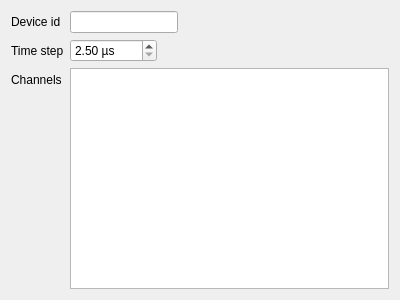
<?xml version="1.0" encoding="UTF-8"?>
<ui version="4.0">
 <class>NI6738Editor</class>
 <widget class="QWidget" name="NI6738Editor">
  <property name="geometry">
   <rect>
    <x>0</x>
    <y>0</y>
    <width>400</width>
    <height>300</height>
   </rect>
  </property>
  <property name="windowTitle">
   <string>Form</string>
  </property>
  <layout class="QHBoxLayout" name="horizontalLayout" stretch="1">
   <item>
    <layout class="QFormLayout" name="formLayout">
     <item row="0" column="0">
      <widget class="QLabel" name="label">
       <property name="text">
        <string>Device id</string>
       </property>
      </widget>
     </item>
     <item row="1" column="0">
      <widget class="QLabel" name="label_2">
       <property name="text">
        <string>Time step</string>
       </property>
      </widget>
     </item>
     <item row="0" column="1">
      <layout class="QHBoxLayout" name="horizontalLayout_2" stretch="0,1">
       <property name="spacing">
        <number>0</number>
       </property>
       <item>
        <widget class="QLineEdit" name="device_id_line_edit"/>
       </item>
       <item>
        <spacer name="horizontalSpacer_2">
         <property name="orientation">
          <enum>Qt::Horizontal</enum>
         </property>
         <property name="sizeHint" stdset="0">
          <size>
           <width>40</width>
           <height>20</height>
          </size>
         </property>
        </spacer>
       </item>
      </layout>
     </item>
     <item row="2" column="0">
      <widget class="QLabel" name="label_3">
       <property name="text">
        <string>Channels</string>
       </property>
      </widget>
     </item>
     <item row="1" column="1">
      <layout class="QHBoxLayout" name="horizontalLayout_3" stretch="0,1">
       <property name="spacing">
        <number>0</number>
       </property>
       <item>
        <widget class="QDoubleSpinBox" name="time_step_spinbox">
         <property name="showGroupSeparator" stdset="0">
          <bool>false</bool>
         </property>
         <property name="suffix">
          <string> µs</string>
         </property>
         <property name="minimum">
          <double>2.500000000000000</double>
         </property>
         <property name="maximum">
          <double>1000.000000000000000</double>
         </property>
         <property name="value">
          <double>2.500000000000000</double>
         </property>
        </widget>
       </item>
       <item>
        <spacer name="horizontalSpacer_3">
         <property name="orientation">
          <enum>Qt::Horizontal</enum>
         </property>
         <property name="sizeHint" stdset="0">
          <size>
           <width>40</width>
           <height>20</height>
          </size>
         </property>
        </spacer>
       </item>
      </layout>
     </item>
     <item row="2" column="1">
      <layout class="QHBoxLayout" name="horizontalLayout_5" stretch="1">
       <property name="spacing">
        <number>0</number>
       </property>
       <item>
        <widget class="QTableView" name="channels_table_view"/>
       </item>
      </layout>
     </item>
    </layout>
   </item>
  </layout>
 </widget>
 <resources/>
 <connections/>
</ui>
